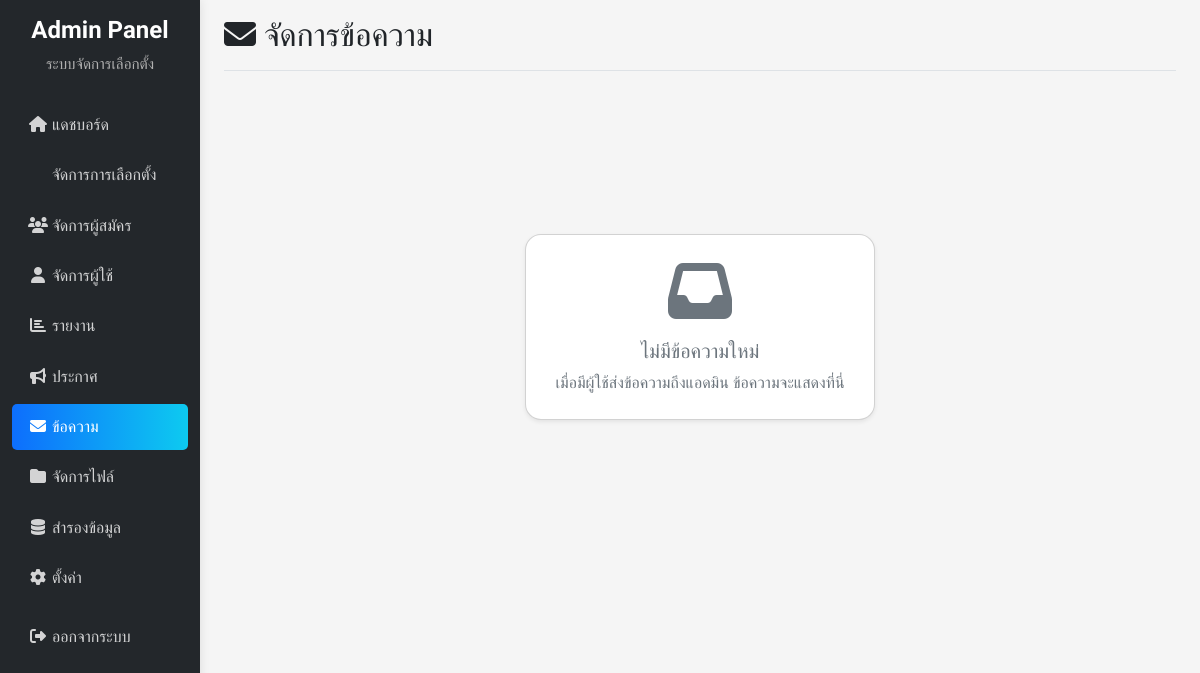
/admin/pages/messages.php (signed in), run on an earlier commit of the app's database.
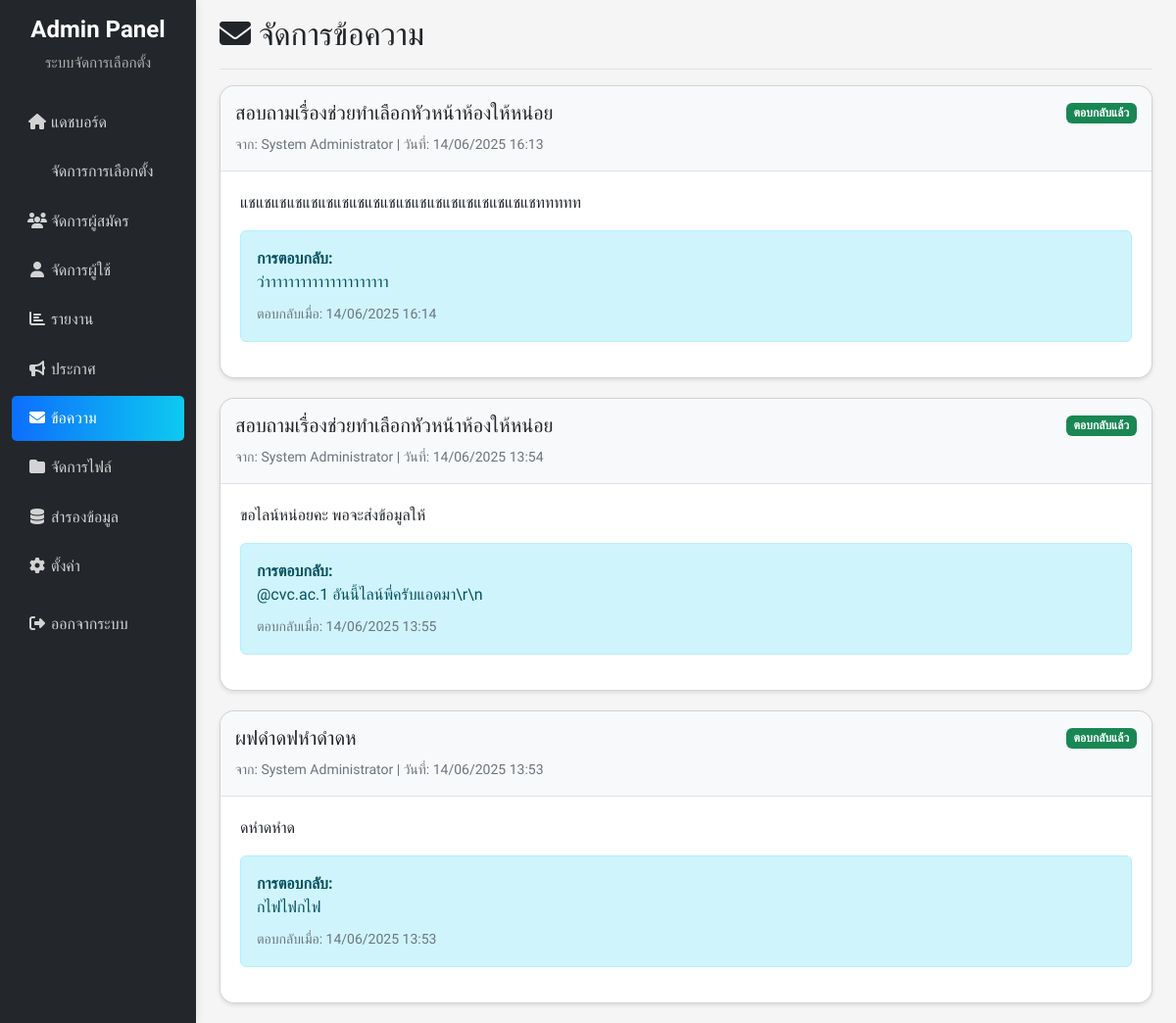
And on a later commit of the database.
### tables this page shows
CREATE TABLE `admin_messages` (
  `id` int(11) NOT NULL,
  `user_id` int(11) NOT NULL,
  `subject` varchar(255) NOT NULL,
  `message` text NOT NULL,
  `admin_reply` text DEFAULT NULL,
  `admin_id` int(11) DEFAULT NULL,
  `status` enum('unread','read','replied') DEFAULT 'unread',
  `created_at` datetime DEFAULT current_timestamp(),
  `reply_at` datetime DEFAULT NULL
);

CREATE TABLE `users` (
  `id` int(11) NOT NULL,
  `username` varchar(50) NOT NULL,
  `password` varchar(255) NOT NULL,
  `fullname` varchar(100) NOT NULL,
  `email` varchar(100) NOT NULL,
  `role_id` int(11) NOT NULL DEFAULT 2,
  `status` enum('active','inactive') DEFAULT 'active',
  `created_at` timestamp NOT NULL DEFAULT current_timestamp(),
  `updated_at` timestamp NOT NULL DEFAULT current_timestamp() ON UPDATE current_timestamp()
);

### admin/pages/messages.php (the view, shortened to what this page needs)
<?php
$objCon = connectDB();
$sql = "UPDATE admin_messages SET status = 'read' WHERE status = 'unread' AND admin_reply IS NULL";
mysqli_query($objCon, $sql);
$sql = "SELECT am.*, u.fullname as user_name
        FROM admin_messages am
        LEFT JOIN users u ON am.user_id = u.id
        ORDER BY am.created_at DESC";
$messages = mysqli_query($objCon, $sql);
?>
<!DOCTYPE html>
<html lang="th">
<head>
    <link href="../../bootstrap523/css/bootstrap.min.css" rel="stylesheet">
    <link rel="stylesheet" href="https://cdnjs.cloudflare.com/ajax/libs/font-awesome/6.4.0/css/all.min.css">
</head>
<body>
<div class="container-fluid">
    <div class="row">
        <?php include_once(__DIR__ . "/../includes/sidebar.php"); ?>
        <main class="col-md-9 ms-sm-auto col-lg-10 px-md-4">
            <div class="d-flex justify-content-between flex-wrap flex-md-nowrap align-items-center pt-3 pb-2 mb-3 border-bottom">
                <h1 class="h2"><i class="fas fa-envelope me-2"></i>จัดการข้อความ</h1>
            </div>
            <?php if (mysqli_num_rows($messages) > 0): ?>
                <?php while ($msg = mysqli_fetch_assoc($messages)): ?>
                    <div class="card message-card">
                        <div class="message-header">
                            <div class="d-flex justify-content-between align-items-center">
                                <h5 class="mb-0"><?php echo htmlspecialchars($msg['subject']); ?></h5>
                                <span class="badge <?php echo $msg['admin_reply'] ? 'bg-success' : ($msg['status'] == 'read' ? 'bg-info' : 'bg-warning'); ?>">
                                    <?php
                                        if ($msg['admin_reply']) {
                                            echo "ตอบกลับแล้ว";
                                        } elseif ($msg['status'] == 'read') {
                                            echo "อ่านแล้ว";
                                        } else {
                                            echo "ยังไม่ได้อ่าน";
                                        }
                                    ?>
                                </span>
                            </div>
                            <div class="text-muted mt-2">
                                <small>
                                    จาก: <?php echo htmlspecialchars($msg['user_name']); ?> |
                                    วันที่: <?php echo date('d/m/Y H:i', strtotime($msg['created_at'])); ?>
                                </small>
                            </div>
                        </div>
                        <div class="message-body">
                            <p><?php echo nl2br(htmlspecialchars($msg['message'])); ?></p>
                            <?php if ($msg['admin_reply']): ?>
                                <div class="alert alert-info mt-3">
                                    <strong>การตอบกลับ:</strong><br>
                                    <?php echo nl2br(htmlspecialchars($msg['admin_reply'])); ?>
                                    <div class="mt-2">
                                        <small class="text-muted">
                                            ตอบกลับเมื่อ: <?php echo date('d/m/Y H:i', strtotime($msg['reply_at'])); ?>
                                        </small>
                                    </div>
                                </div>
                            <?php endif; ?>
                        </div>
                    </div>
                <?php endwhile; ?>
            <?php else: ?>
                <div class="d-flex justify-content-center align-items-center" style="height:60vh;">
                    <div class="card shadow-sm p-4" style="min-width:350px; border-radius:16px;">
                        <div class="text-center">
                            <i class="fas fa-inbox fa-4x text-secondary mb-3"></i>
                            <h5 class="mb-2 text-muted">ไม่มีข้อความใหม่</h5>
                            <p class="mb-0 text-secondary">เมื่อมีผู้ใช้ส่งข้อความถึงแอดมิน ข้อความจะแสดงที่นี่</p>
                        </div>
                    </div>
                </div>
            <?php endif; ?>
        </main>
    </div>
</div>
</body>
</html>

What changed in the data, as far as the page shows it:
added admin_messages: subject "สอบถามเรื่องช่วยทำเลือกหัวหน้าห้องให้หน่อย", shows "ตอบกลับแล้ว", user.fullname "System Administrator", created_at "14/06/2025 16:13", message "แชแชแชแชแชแชแชแชแชแชแชแชแชแชแชแชแชแชแชททททท", admin_reply "ว่าาาาาาาาาาาาาาาาาาาาา", reply_at "14/06/2025 16:14"
added admin_messages: subject "สอบถามเรื่องช่วยทำเลือกหัวหน้าห้องให้หน่อย", shows "ตอบกลับแล้ว", user.fullname "System Administrator", created_at "14/06/2025 13:54", message "ขอไลน์หน่อยคะ พอจะส่งข้อมูลให้", admin_reply "@cvc.ac.1 อันนี้ไลน์พี่ครับแอดมา\\r\\n", reply_at "14/06/2025 13:55"
added admin_messages: subject "ผฟดำดฟหำดำดห", shows "ตอบกลับแล้ว", user.fullname "System Administrator", created_at "14/06/2025 13:53", message "ดหำดหำด", admin_reply "กไฟไฟกไฟ", reply_at "14/06/2025 13:53"
Also different on the page:
text no longer shown: "ไม่มีข้อความใหม่ เมื่อมีผู้ใช้ส่งข้อความถึงแอดมิน ข้อความจะแสดงที่นี่"
